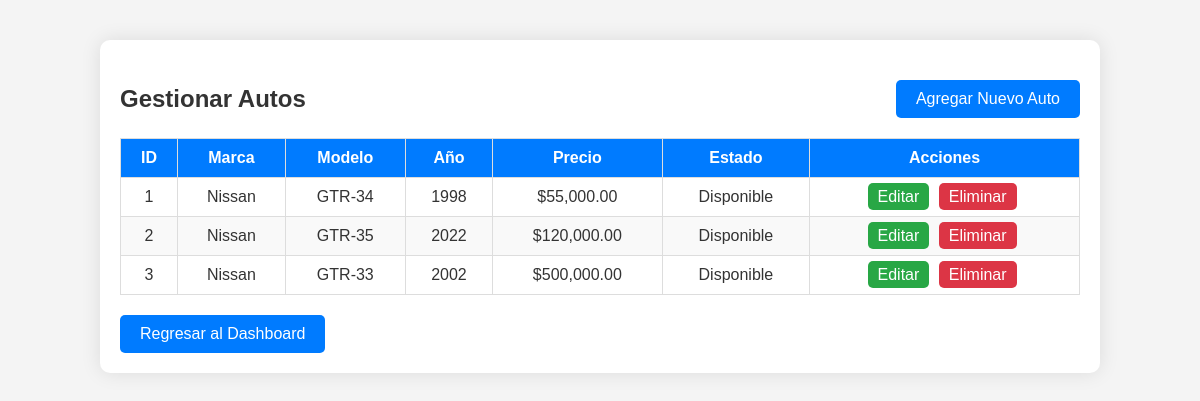
The page /gestionar-autos.php (signed in) on the database its author committed.
### tables this page shows
CREATE TABLE `autos` (
  `id` int(11) NOT NULL,
  `marca` varchar(50) NOT NULL,
  `modelo` varchar(50) NOT NULL,
  `anio` int(11) NOT NULL,
  `precio` decimal(10,2) NOT NULL,
  `estado` enum('disponible','vendido') DEFAULT 'disponible',
  `descripcion` text DEFAULT NULL,
  `fecha_creacion` timestamp NOT NULL DEFAULT current_timestamp(),
  `imagen` varchar(255) DEFAULT NULL
);

### gestionar-autos.php (the view, shortened to what this page needs)
<?php
include 'conexion.php';
$query = "SELECT * FROM autos";
$result = $conn->query($query);
?>
<!DOCTYPE html>
<html lang="es">
<head>
    <link rel="stylesheet" href="css/dashboard.css">
</head>
<body>
    <div class="dashboard-container">
        <div class="dashboard-header">
            <h1>Gestionar Autos</h1>
            <a href="agregar_auto.php" class="add-auto-btn">Agregar Nuevo Auto</a>
        </div>
        <table>
            <thead>
                <tr>
                    <th>ID</th>
                    <th>Marca</th>
                    <th>Modelo</th>
                    <th>Año</th>
                    <th>Precio</th>
                    <th>Estado</th>
                    <th>Acciones</th>
                </tr>
            </thead>
            <tbody>
                <?php while ($row = $result->fetch_assoc()): ?>
                    <tr>
                        <td><?php echo $row['id']; ?></td>
                        <td><?php echo $row['marca']; ?></td>
                        <td><?php echo $row['modelo']; ?></td>
                        <td><?php echo $row['anio']; ?></td>
                        <td>$<?php echo number_format($row['precio'], 2); ?></td>
                        <td><?php echo ucfirst($row['estado']); ?></td>
                        <td class="action-buttons">
                            <a href="editar_auto.php?id=<?php echo $row['id']; ?>" class="edit-btn">Editar</a>
                            <a href="eliminar_auto.php?id=<?php echo $row['id']; ?>" class="delete-btn">Eliminar</a>
                        </td>
                    </tr>
                <?php endwhile; ?>
            </tbody>
        </table>
        <a href="dashboard.php" class="regresar-btn">Regresar al Dashboard</a>
    </div>
</body>
</html>

### css/dashboard.css (style rules this page uses)
body { font-family: 'Arial', sans-serif; background-color: #f4f4f4; color: #333; margin: 0; padding: 0; }
.dashboard-container { max-width: 960px; margin: 20px auto; background-color: #fff; border-radius: 10px; box-shadow: 0 0 20px rgba(0, 0, 0, 0.1); overflow: hidden; }

### gestionar-autos.php (style rules this page uses)
.dashboard-container { max-width: 960px; margin: 40px auto; background-color: #fff; border-radius: 10px; box-shadow: 0 0 20px rgba(0, 0, 0, 0.1); padding: 20px; }
.dashboard-header { display: flex; justify-content: space-between; align-items: center; margin-bottom: 20px; margin-top: 20px; }
.dashboard-header h1 { margin: 0; font-size: 24px; }
.add-auto-btn { padding: 10px 20px; background-color: #007bff; color: white; text-decoration: none; border-radius: 5px; }
table { width: 100%; border-collapse: collapse; margin-top: 20px; }
table th, table td { padding: 10px; text-align: center; border: 1px solid #ddd; }
table th { background-color: #007bff; color: white; }
table tr:nth-child(even) { background-color: #f9f9f9; }
.action-buttons a { padding: 5px 10px; margin-right: 5px; color: white; text-decoration: none; border-radius: 5px; }
.action-buttons .edit-btn { background-color: #28a745; }
.action-buttons .delete-btn { background-color: #dc3545; }
.regresar-btn { display: inline-block; margin-top: 20px; padding: 10px 20px; background-color: #007bff; color: white; text-decoration: none; border-radius: 5px; }

### rows shown on the page
autos: id "1", marca "Nissan", modelo "GTR-34", anio "1998", precio "55,000.00", estado "Disponible"
autos: id "2", marca "Nissan", modelo "GTR-35", anio "2022", precio "120,000.00", estado "Disponible"
autos: id "3", marca "Nissan", modelo "GTR-33", anio "2002", precio "500,000.00", estado "Disponible"
